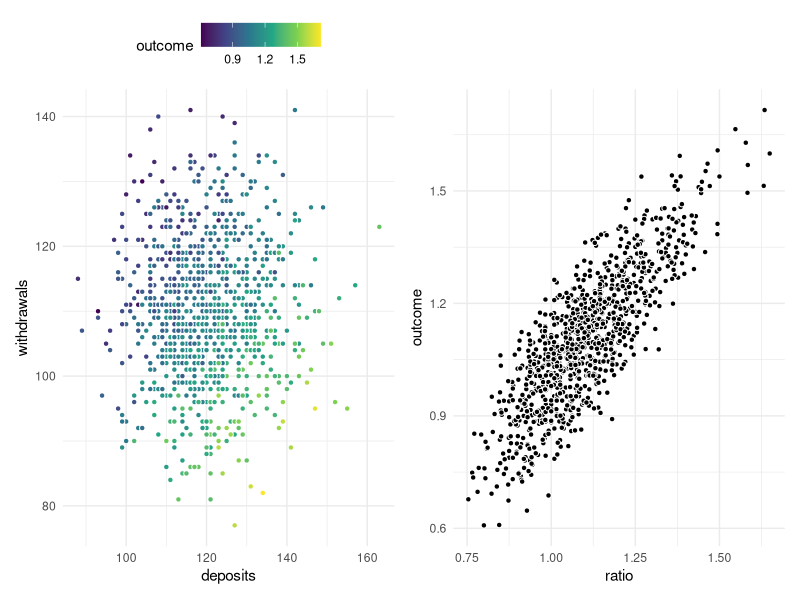

R code for this plot:
## ---- chunk 1
#| label: fig-numeric-ratios
#| echo: false
#| message: false
#| fig-cap: |
#|   Some relationships can be detangled using ratios.
#| fig-alt: |
#|   2 scatter charts. The left chart has points evenly scattered along the x (deposits) and y (withdrawals) axis. A color scale is used to indicate the outcome variable, which appears to have high values when deposits are high and withdrawals are low. The right chart shows the ratio of these two variables plotted along the x-axis and the outcome plotted along the y-axis. They appear to follow each other linearly with some noise.
set.seed(1234)
library(tidyverse)
library(patchwork)

ratio_data <- tibble(
  deposits = rpois(1000, 120),
  withdrawals = rpois(1000, 110)
) |>
  mutate(outcome = deposits / withdrawals + rnorm(1000, sd = 0.1)) 

g1 <- ratio_data |>
  ggplot(aes(deposits, withdrawals, fill = outcome)) +
  geom_point(shape = 21, color = "white") +
  scale_fill_viridis_c() +
  theme_minimal() +
  theme(legend.position = "top")

g2 <- ratio_data |>
  mutate(ratio = deposits / withdrawals) |>
  ggplot(aes(ratio, outcome)) +
  geom_point(shape = 21, fill = "black", color = "white") +
  theme_minimal()

g1 + g2
